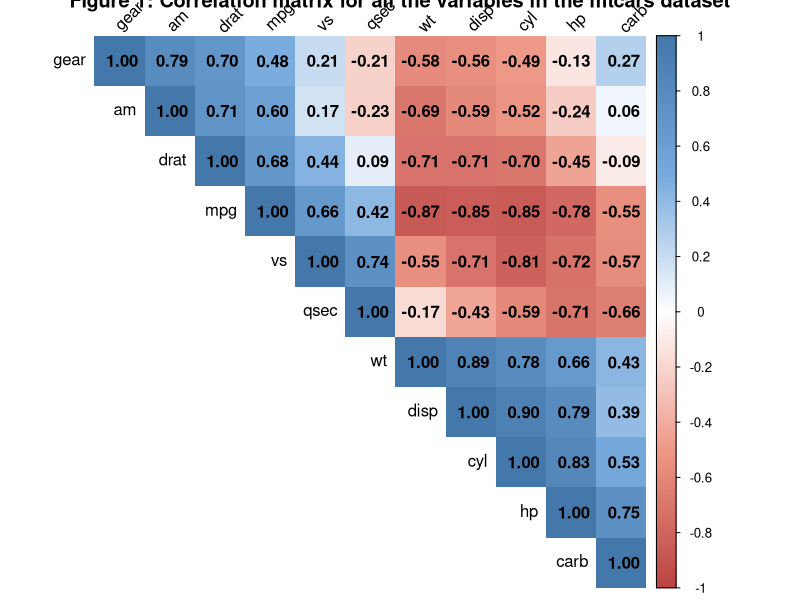
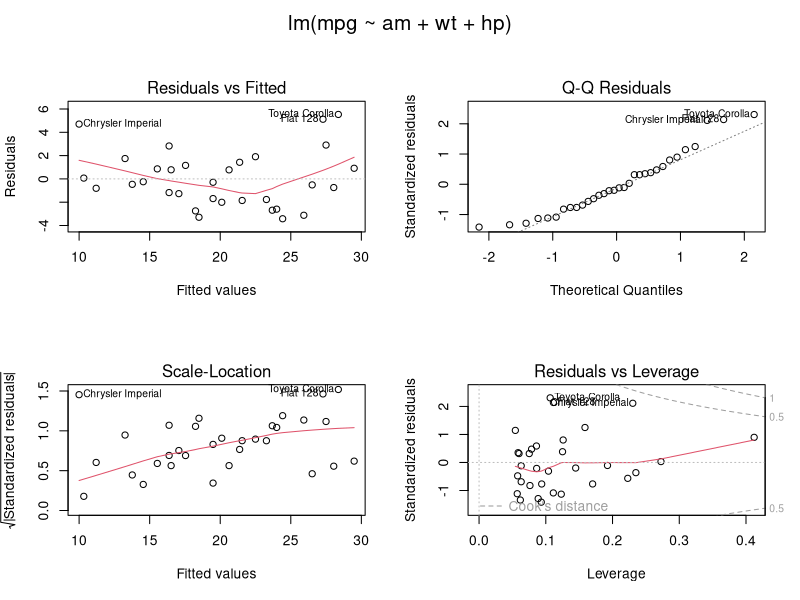

Generate these figures, in order, with R:
## ---- chunk 1
# Setup data and libraries
data("mtcars")
library(ggplot2)
library(GGally)
library(dplyr)
mtsaved <- mtcars # Save a copy of mtcars with no conversion to factors - needed by cor
mtcars <- mutate(mtcars, cyl = factor(cyl)) # convert cyl to a factor
mtcars <- mutate(mtcars, vs = factor(vs)) # convert cyl to a factor
mtcars <- mutate(mtcars, am = factor(am)) # convert cyl to a factor
mtcars <- mutate(mtcars, gear = factor(gear)) # convert cyl to a factor
## ---- chunk 2
fit1  <- lm(mpg ~  am , mtcars)
fit2  <- lm(mpg ~ am + wt, mtcars)
fit3  <- lm(mpg ~ am + wt + hp, mtcars)
fit4  <- lm(mpg ~ am + wt + hp + disp, mtcars)
fit5  <- lm(mpg ~ am + wt + hp + disp + cyl , mtcars)
fit6  <- lm(mpg ~ am + wt + hp + disp + cyl + drat, mtcars)
fit7  <- lm(mpg ~ am + wt + hp + disp + cyl + drat + qsec, mtcars)
fit8  <- lm(mpg ~ am + wt + hp + disp + cyl + drat + qsec + vs, mtcars)
fit9  <- lm(mpg ~ am + wt + hp + disp + cyl + drat + qsec + vs + gear, mtcars)
fit10 <- lm(mpg ~ am + wt + hp + disp + cyl + drat + qsec + vs + gear + carb, mtcars)
anova(fit1, fit2, fit3, fit4, fit5, fit6, fit7, fit8, fit9, fit10)
## ---- chunk 3
library(corrplot)
M <- cor(mtsaved)
col <- colorRampPalette(c("#BB4444", "#EE9988", "#FFFFFF", "#77AADD", "#4477AA"))
corrplot(M, type = "upper", addCoef.col = "black", method = "shade", shade.col = NA, tl.col = "black", tl.srt = 45, col=col(200),  order = "AOE", title = "Figure 1: Correlation matrix for all the variables in the mtcars dataset")
## ---- chunk 4
par(mfrow = c(2, 2), oma = c(0, 0, 2, 0))
plot(fit3)
